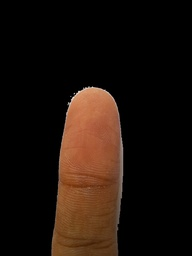
#> input picture Finger detection - 3.jpg, 192 x 256 px, shrunk from 960 x 1280 before the run
$ python noise_filter.py
#> lines starting #> are read from the running program, lines starting #| are printed output that depends on the picture
import cv2
import numpy as np

# Reading the image named 'input.jpg'
img = cv2.imread("Finger detection - 3.jpg")
#> img is the input picture: shape (256, 192, 3); mean B, G, R 10.6, 17.3, 28.7
img = cv2.cvtColor(img, cv2.COLOR_BGR2GRAY)
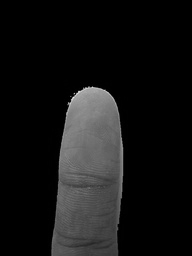
#> img: shape (256, 192); min 0, max 237, mean 19.9


# Choose a kernel size
kernel_size = 5


# Calculate the local mean and standard deviation using a Gaussian blur
blur = cv2.GaussianBlur(img, (kernel_size, kernel_size), 0)
local_mean = cv2.blur(img, (kernel_size, kernel_size))

# Calculate the local standard deviation
local_std = cv2.absdiff(blur, local_mean)
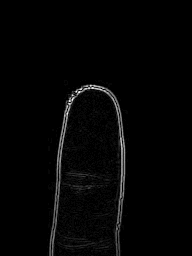
#> local_std: shape (256, 192); min 0, max 29, mean 0.5; drawn with min black and max white
#> (the run stopped early here; a loop or call above may not have finished)

$ run again, with Finger detection - 2.jpg copied over Finger detection - 3.jpg
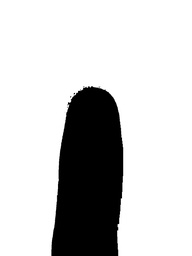
#> input picture Finger detection - 2.jpg, 192 x 256 px, shrunk from 960 x 1280 before the run
#> img is the input picture: shape (256, 192, 3); min 0, max 255, mean 203.1
#> img: shape (256, 192)
#> `local_mean = cv2.blur(img, (kernel_size, kernel_size))`:
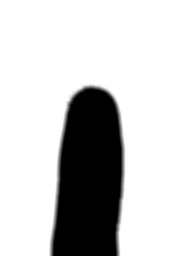
#> local_mean: shape (256, 192); min 0, max 255, mean 203.1
#> `local_std = cv2.absdiff(blur, local_mean)`:
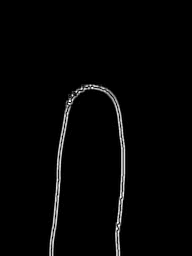
#> local_std: shape (256, 192); min 0, max 37, mean 0.7; drawn with min black and max white

$ run again, with Finger detection - 4.jpg copied over Finger detection - 3.jpg
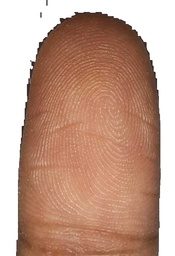
#> input picture Finger detection - 4.jpg, 175 x 256 px, shrunk from 468 x 683 before the run
#> img is the input picture: shape (256, 175, 3); mean B, G, R 138.5, 156.6, 194.2
#> img: shape (256, 175)
#> `blur = cv2.GaussianBlur(img, (kernel_size, kernel_size), 0)`:
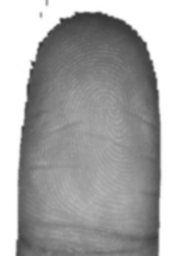
#> blur: shape (256, 175); min 51, max 255, mean 165.8
#> `local_std = cv2.absdiff(blur, local_mean)`:
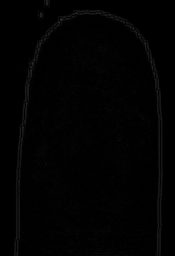
#> local_std: shape (256, 175); min 0, max 49, mean 1.9
